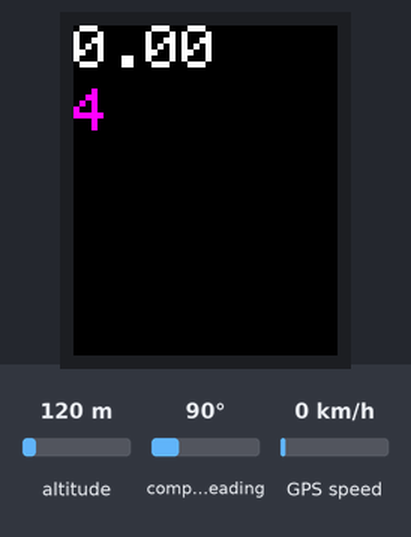
This sketch was run on a simulated Arduino Mega 2560, built with avr-gcc and run on an emulated ATmega2560. On the bench: 176×220 colour display. The test bench sets the inputs (shaded band); at power-on: GPS speed 0 km/h, altitude 120 m, compass heading 90°. The GPS gets a fix after 3 s at 37.7749, -122.4194 with 8 satellites; what the sketch prints to the serial monitor is not drawn.

Above: at 4.7 s.
4.8 s: GPS speed set to 2 km/h
At 6.7 s:
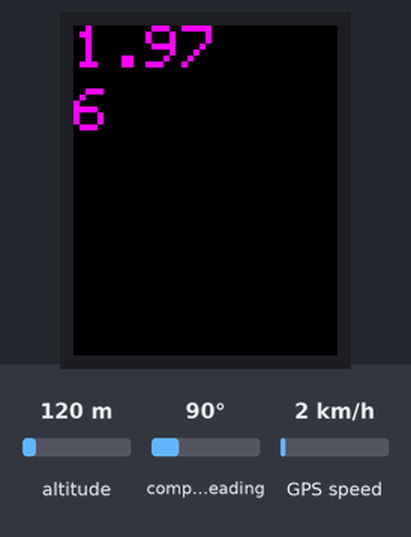
9.0 s: GPS speed set to 30 km/h
At 11.1 s:
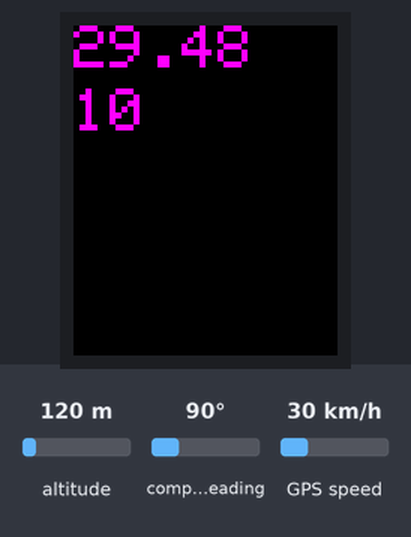
13.2 s: GPS speed set to 60 km/h
At 15.4 s:
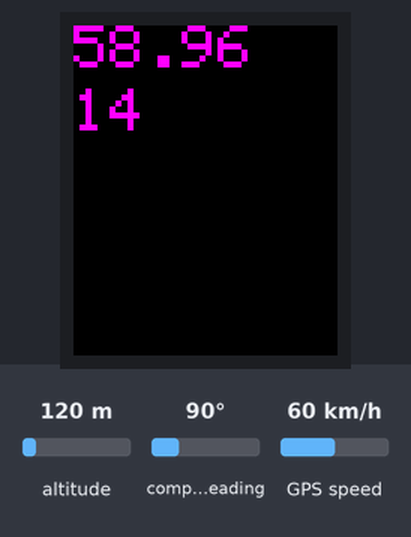
Timing chart, 0 to 16.9 s (numbered marks = the images above; inputs shaded):
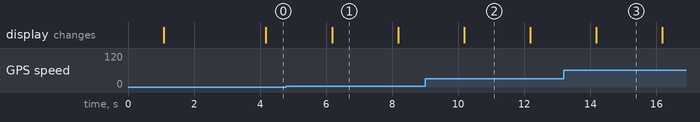

The sketch:

gpsdisplay.ino
```cpp
// Test code for Adafruit GPS modules using MTK3329/MTK3339 driver
//
// This code shows how to listen to the GPS module in an interrupt
// which allows the program to have more 'freedom' - just parse
// when a new NMEA sentence is available! Then access data when
// desired.
//
// Tested and works great with the Adafruit Ultimate GPS module
// using MTK33x9 chipset
//    ------> http://www.adafruit.com/products/746
// Pick one up today at the Adafruit electronics shop
// and help support open source hardware & software! -ada

#include <Adafruit_GPS.h>
#include <Adafruit_GFX.h>
#include <Adafruit_HX8340B.h>
#include <SPI.h>
#if ARDUINO >= 100
 #include <SoftwareSerial.h>
#else
  // Older Arduino IDE requires NewSoftSerial, download from:
  // http://arduiniana.org/libraries/newsoftserial/
 #include <NewSoftSerial.h>
 // DO NOT install NewSoftSerial if using Arduino 1.0 or later!
#endif

// Connect the GPS Power pin to 5V
// Connect the GPS Ground pin to ground
// If using software serial (sketch example default):
//   Connect the GPS TX (transmit) pin to Digital 3
//   Connect the GPS RX (receive) pin to Digital 2
// If using hardware serial (e.g. Arduino Mega):
//   Connect the GPS TX (transmit) pin to Arduino RX1, RX2 or RX3
//   Connect the GPS RX (receive) pin to matching TX1, TX2 or TX3

// If using software serial, keep these lines enabled
// (you can change the pin numbers to match your wiring):
#if ARDUINO >= 100
  SoftwareSerial mySerial(3, 2);
#else
  NewSoftSerial mySerial(3, 2);
#endif
Adafruit_GPS GPS(&mySerial);
// If using hardware serial (e.g. Arduino Mega), comment
// out the above six lines and enable this line instead:
//Adafruit_GPS GPS(&Serial1);


// Set GPSECHO to 'false' to turn off echoing the GPS data to the Serial console
// Set to 'true' if you want to debug and listen to the raw GPS sentences
#define GPSECHO  true

#define TFT_MOSI  11		// SDI
#define TFT_CLK   13		// SCL
#define TFT_CS    10		// CS
#define TFT_RESET  9		// RESET

// Color definitions
#define	BLACK           0x0000
#define	BLUE            0x001F
#define	RED             0xF800
#define	GREEN           0x07E0
#define CYAN            0x07FF
#define MAGENTA         0xF81F
#define YELLOW          0xFFE0
#define WHITE           0xFFFF

// this keeps track of whether we're using the interrupt
// off by default!
boolean usingInterrupt = false;
void useInterrupt(boolean); // Func prototype keeps Arduino 0023 happy
Adafruit_HX8340B display(TFT_RESET, TFT_CS);

void setup()
{

  // connect at 115200 so we can read the GPS fast enough and echo without dropping chars
  // also spit it out
  Serial.begin(9600);
  Serial.println("Adafruit GPS library basic test!");
  display.begin();
  // 9600 NMEA is the default baud rate for Adafruit MTK GPS's- some use 4800
  GPS.begin(9600);

  display.fillScreen(BLACK);
  display.setCursor(0,0);
  display.print("Initializing");
  delay(1000);
  display.setTextSize(4);
  display.fillScreen(BLACK);
  // uncomment this line to turn on RMC (recommended minimum) and GGA (fix data) including altitude
  GPS.sendCommand(PMTK_SET_NMEA_OUTPUT_RMCGGA);
  // uncomment this line to turn on only the "minimum recommended" data
  //GPS.sendCommand(PMTK_SET_NMEA_OUTPUT_RMCONLY);
  // For parsing data, we don't suggest using anything but either RMC only or RMC+GGA since
  // the parser doesn't care about other sentences at this time

  // Set the update rate
  GPS.sendCommand(PMTK_SET_NMEA_UPDATE_1HZ);   // 1 Hz update rate
  // For the parsing code to work nicely and have time to sort thru the data, and
  // print it out we don't suggest using anything higher than 1 Hz

  // the nice thing about this code is you can have a timer0 interrupt go off
  // every 1 millisecond, and read data from the GPS for you. that makes the
  // loop code a heck of a lot easier!
  useInterrupt(true);

  delay(1000);
  // Ask for firmware version
  mySerial.println(PMTK_Q_RELEASE);
}


// Interrupt is called once a millisecond, looks for any new GPS data, and stores it
SIGNAL(TIMER0_COMPA_vect) {
  char c = GPS.read();
  // if you want to debug, this is a good time to do it!
  if (GPSECHO)
    if (c) UDR0 = c;
    // writing direct to UDR0 is much much faster than Serial.print
    // but only one character can be written at a time.
}

void useInterrupt(boolean v) {
  if (v) {
    // Timer0 is already used for millis() - we'll just interrupt somewhere
    // in the middle and call the "Compare A" function above
    OCR0A = 0xAF;
    TIMSK0 |= _BV(OCIE0A);
    usingInterrupt = true;
  } else {
    // do not call the interrupt function COMPA anymore
    TIMSK0 &= ~_BV(OCIE0A);
    usingInterrupt = false;
  }
}

uint32_t timer = millis();
void loop()                     // run over and over again
{
  // in case you are not using the interrupt above, you'll
  // need to 'hand query' the GPS, not suggested :(
  if (! usingInterrupt) {
    // read data from the GPS in the 'main loop'
    char c = GPS.read();
    // if you want to debug, this is a good time to do it!
    if (GPSECHO)
      if (c) UDR0 = c;
      // writing direct to UDR0 is much much faster than Serial.print
      // but only one character can be written at a time.
  }

  // if a sentence is received, we can check the checksum, parse it...
  if (GPS.newNMEAreceived()) {
    // a tricky thing here is if we print the NMEA sentence, or data
    // we end up not listening and catching other sentences!
    // so be very wary if using OUTPUT_ALLDATA and trytng to print out data
    //Serial.println(GPS.lastNMEA());   // this also sets the newNMEAreceived() flag to false

    if (!GPS.parse(GPS.lastNMEA()))   // this also sets the newNMEAreceived() flag to false
      return;  // we can fail to parse a sentence in which case we should just wait for another
  }

  // if millis() or timer wraps around, we'll just reset it
  if (timer > millis())  timer = millis();

  // approximately every 2 seconds or so, print out the current stats
  if (millis() - timer > 2000) {
    timer = millis(); // reset the timer

    Serial.print("\nTime: ");
    Serial.print(GPS.hour, DEC); Serial.print(':');
    Serial.print(GPS.minute, DEC); Serial.print(':');
    Serial.print(GPS.seconds, DEC); Serial.print('.');
    Serial.println(GPS.milliseconds);
    Serial.print("Date: ");
    Serial.print(GPS.day, DEC); Serial.print('/');
    Serial.print(GPS.month, DEC); Serial.print("/20");
    Serial.println(GPS.year, DEC);
    Serial.print("Fix: "); Serial.print((int)GPS.fix);
    Serial.print(" quality: "); Serial.println((int)GPS.fixquality);
    if (GPS.fix) {
      Serial.print("Location: ");
      Serial.print(GPS.latitude, 4); Serial.print(GPS.lat);
      Serial.print(", ");
      Serial.print(GPS.longitude, 4); Serial.println(GPS.lon);

      Serial.print("Speed (knots): "); Serial.println(GPS.speed);
      display.fillScreen(BLACK);
      display.setCursor(0,0);
     // display.print("Speed:");
      display.println( GPS.speed*1.82);
      display.setCursor(200,10);
       display.setTextColor(MAGENTA);
      display.print(millis() / 1000);
      Serial.print("Angle: "); Serial.println(GPS.angle);
      Serial.print("Altitude: "); Serial.println(GPS.altitude);
      Serial.print("Satellites: "); Serial.println((int)GPS.satellites);
    }
  }
}
```

Measured:
- what the display in image 1 shows lasts 2.0 s, from 6.2 s to 8.2 s
